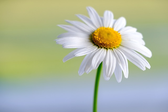
#> input picture Picture2.png, 168 x 112 px, shrunk from 640 x 427 before the run, found by its file name
$ jupyter execute --allow-errors Ripple_Tapestry.ipynb
#> lines starting #> are read from the running program, lines starting #| are printed output that depends on the picture
[cell 1]
#ripple effect only

import cv2
import numpy as np
import matplotlib.pyplot as plt
import math

def Ripple(img,tx,ty,ax,ay):
    img_h,img_w = img.shape[:2]
    out = np.zeros((img.shape[0],img.shape[1], 3), dtype=np.uint8)
    for i in range(img_h):
        for j in range(img_w):
            x = int(j + ax*math.sin((2*np.pi*i)/tx))
            y = int(i + ay*math.sin((2*np.pi*j)/ty))
            if 0 <= x <img_w and 0<= y < img_h:
                out[i][j] = img[y][x]
    return out
img = cv2.imread(r"C:\Users\WIN\Desktop\image_lab\lab5b\Picture2.png")
#> img is the input picture: shape (112, 168, 3); mean B, G, R 161.2, 183.8, 175.6
tx,ty=20,20
ax,ay=10,10
out_rip1 = Ripple(img,tx,ty,ax,ay)
#> after the loop in Ripple, `for i in range(img_h):`:
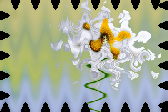
#> out: shape (112, 168, 3); mean B, G, R 147.3, 168.5, 161.2
fig,(ax1,ax2)  = plt.subplots(1,2,figsize=(10,15))
ax1.imshow(img[:,:,::-1])
ax1.set_title("Input")
ax2.imshow(out_rip1[:,:,::-1])
ax2.set_title("Output")


tx,ty=50,70
ax,ay=10,15
out_rip2 = Ripple(img,tx,ty,ax,ay)
#> call 2 of Ripple, with tx = 50, ty = 70, ax = 10, ay = 15
#> after the loop in Ripple (call 2), `for i in range(img_h):`:
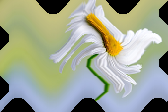
#> out: shape (112, 168, 3); mean B, G, R 144.6, 164.4, 157.2
fig,(ax1,ax2)  = plt.subplots(1,2,figsize=(10,15))
ax1.imshow(img[:,:,::-1])
ax1.set_title("Input")
ax2.imshow(out_rip2[:,:,::-1])
ax2.set_title("Output")

#> (the rest of this cell did not finish here and is left out)

# Ripple with bilinear interpolation

[cell 2]
#ripple effect only

import cv2
import numpy as np
import matplotlib.pyplot as plt
import math


def bilinear_interpolation(img, x, y):
    height, width, channels = img.shape
    x_floor = int(np.floor(x))
    y_floor = int(np.floor(y))
    x_ceil = min(x_floor + 1, width - 1)
    y_ceil = min(y_floor + 1, height - 1)
    dx = x - x_floor
    dy = y - y_floor

    top_left = img[y_floor, x_floor] * (1 - dx) * (1 - dy)
    top_right = img[y_floor, x_ceil] * dx * (1 - dy)
    bottom_left = img[y_ceil, x_floor] * (1 - dx) * dy
    bottom_right = img[y_ceil, x_ceil] * dx * dy

    interpolated_pixel = top_left + top_right + bottom_left + bottom_right

    return interpolated_pixel.astype(np.uint8)

def Ripple(img,tx,ty,ax,ay):
#> called with tx = 20, ty = 20, ax = 10, ay = 10
    img_h,img_w = img.shape[:2]
#> img_h = 112; img_w = 168
    out = np.zeros((img.shape[0],img.shape[1], 3), dtype=np.uint8)
    for i in range(img_h):
        for j in range(img_w):
            x = int(j + ax*math.sin((2*np.pi*i)/tx))
            y = int(i + ay*math.sin((2*np.pi*j)/ty))
            if 0 <= x <img_w and 0<= y < img_h:
                out[i][j] = bilinear_interpolation(img,x,y)
#> this loop made 112 passes
    return out
img = cv2.imread(r"C:\Users\WIN\Desktop\image_lab\lab5b\Picture2.png")
tx,ty=20,20
ax,ay=10,10
outripple1 = Ripple(img,tx,ty,ax,ay)
fig,(ax1,ax2)  = plt.subplots(1,2,figsize=(10,15))
ax1.imshow(img[:,:,::-1])
ax1.set_title("Input")
#> (the rest of this cell did not finish here and is left out)

[cell 3]
# Tapestry effect only
import cv2
import numpy as np
import matplotlib.pyplot as plt
import math

def Tapestry(img,a,tx,ty):
    out = np.zeros((img.shape[0],img.shape[1], 3), dtype=np.uint8)
    img_h,img_w = img.shape[:2]
    out_h,out_w = out.shape[:2]
    xc,yc = out_w//2,out_h//2
    for i in range(img_h):
        for j in range(img_w):
            x = int(j + a*math.sin((2*np.pi)*(j-xc)/tx))
            y = int(i + a*math.sin((2*np.pi*(i-yc))/ty))
            if 0 <= x <img_w and 0<= y < img_h:
                out[i][j] = img[y][x]
    return out

img = cv2.imread(r"C:\Users\WIN\Desktop\image_lab\lab5b\Picture1.png")
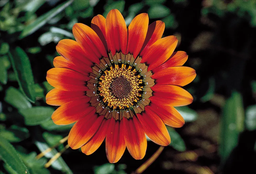
#> input picture Picture1.png, 256 x 174 px, shrunk from 977 x 663 before the run, found by its file name
#> img is the input picture: shape (174, 256, 3); mean B, G, R 34.8, 53, 83.1
tx,ty=30,30
a=5

out2 = Tapestry(img,a,tx,ty)
#> after the loop in Tapestry, `for i in range(img_h):`:
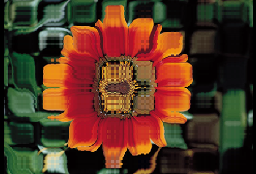
#> out: shape (174, 256, 3); mean B, G, R 34.2, 53.3, 84.9

fig,(ax1,ax2)  = plt.subplots(1,2,figsize=(10,15))
ax1.imshow(img[:,:,::-1])
ax1.set_title("Input")
ax2.imshow(out2[:,:,::-1])
ax2.set_title("Output")

# cv2.imshow('without interpolation',out2)
# cv2.waitKey(0)
# cv2.destroyAllWindows()
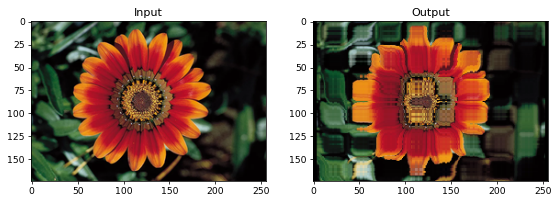
#> figure drawn by matplotlib, 2 panels

# Tapestry with bilinear interpolation

[cell 4]
import cv2
import numpy as np
import matplotlib.pyplot as plt
import math

def bilinear_interpolation(img, x, y):
    height, width, channels = img.shape
    x_floor = int(np.floor(x))
    y_floor = int(np.floor(y))
    x_ceil = min(x_floor + 1, width - 1)
    y_ceil = min(y_floor + 1, height - 1)
    dx = x - x_floor
    dy = y - y_floor

    top_left = img[y_floor, x_floor] * (1 - dx) * (1 - dy)
    top_right = img[y_floor, x_ceil] * dx * (1 - dy)
    bottom_left = img[y_ceil, x_floor] * (1 - dx) * dy
    bottom_right = img[y_ceil, x_ceil] * dx * dy

    interpolated_pixel = top_left + top_right + bottom_left + bottom_right

    return interpolated_pixel.astype(np.uint8)

def Tapestry(img, a, tx, ty):
#> called with a = 5, tx = 30, ty = 30
    out = np.zeros_like(img)
    img_h, img_w = img.shape[:2]
    out_h, out_w = out.shape[:2]
    xc, yc = out_w // 2, out_h // 2

    for i in range(img_h):
        for j in range(img_w):
            x = j + a * math.sin((2 * np.pi) * (j - xc) / tx)
            y = i + a * math.sin((2 * np.pi) * (i - yc) / ty)
            if 0 <= x < img_w and 0 <= y < img_h:
                out[i][j] = bilinear_interpolation(img, x, y)
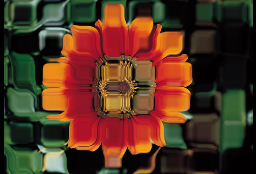
#> out: shape (174, 256, 3); mean B, G, R 33.7, 52.9, 84.4

    return out

img = cv2.imread(r"C:\Users\WIN\Desktop\image_lab\lab5b\Picture1.png")
tx, ty = 30, 30
a = 5

out = Tapestry(img, a, tx, ty)

fig, (ax1, ax2) = plt.subplots(1, 2, figsize=(10, 15))
ax1.imshow(img[:, :, ::-1])
ax1.set_title("Input")
ax2.imshow(out[:, :, ::-1])
ax2.set_title("Output")

# [4 lines of commented-out code are left out]

plt.show()
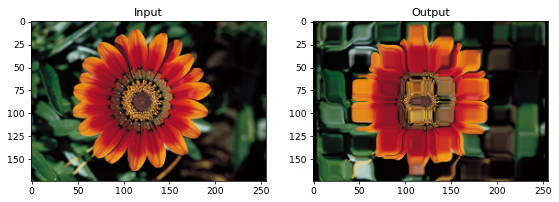
#> figure drawn by matplotlib, 2 panels
